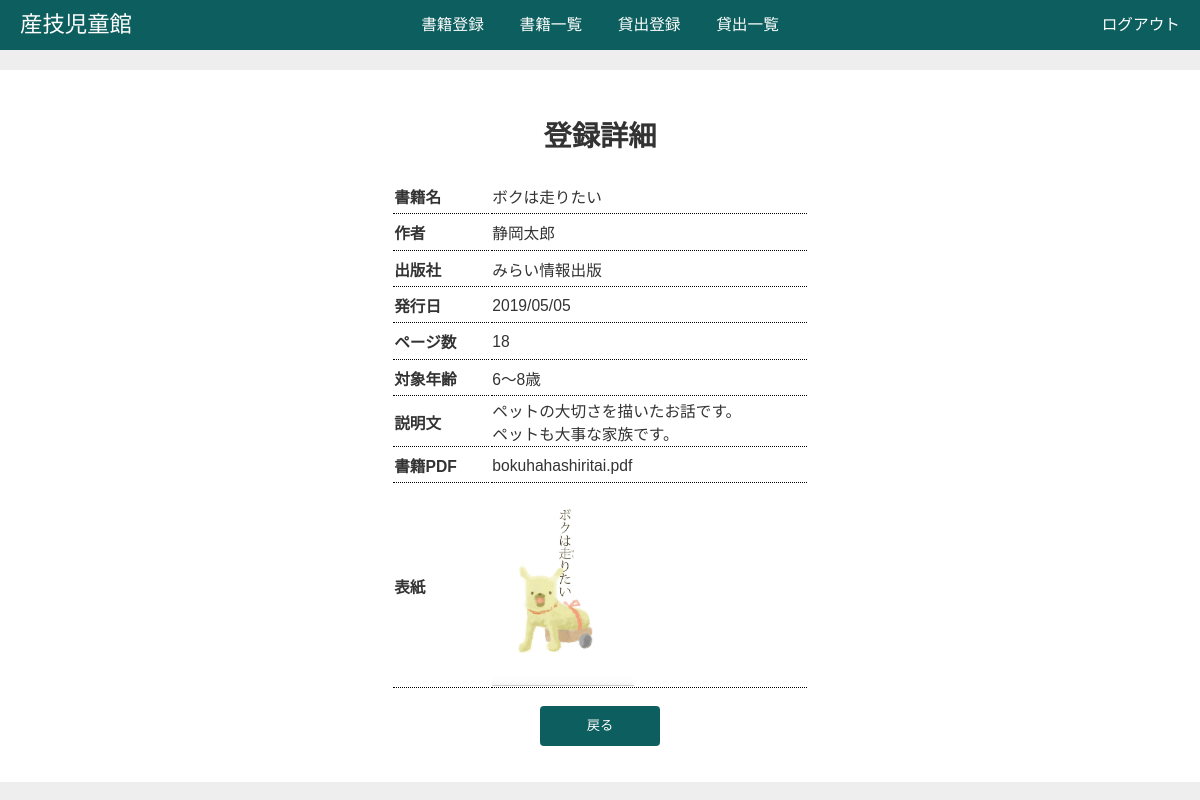
Page /admin/detail.php?id=1 (signed in) on the committed database.
### tables this page shows
CREATE TABLE `books` (
  `id` int(11) NOT NULL COMMENT '書籍番号',
  `title` varchar(100) NOT NULL COMMENT '書籍名',
  `author` varchar(100) NOT NULL COMMENT '作者',
  `publisher` varchar(100) NOT NULL COMMENT '出版社',
  `issue` varchar(100) NOT NULL COMMENT '発行日',
  `page` int(11) NOT NULL COMMENT 'ページ数',
  `age` varchar(100) NOT NULL COMMENT '対象年齢',
  `description` text NOT NULL COMMENT '説明文',
  `cover` varchar(100) NOT NULL COMMENT '表紙画像',
  `pdf` varchar(100) NOT NULL COMMENT '書籍PDF'
);

### admin/detail.php (the view, shortened to what this page needs)
<?php require('login-check.php'); ?>
<?php
if (isset($_REQUEST['id']) && is_numeric($_REQUEST['id'])) {
    $id = $_REQUEST['id'];
    $books = $db->prepare('SELECT * FROM books WHERE id=?');
    $books->execute(array($id));
    $book = $books->fetch();
}
?>
<!DOCTYPE html>
<html>
<head>
    <link rel="stylesheet" href="style.css">
</head>
<body class="adminBg">
    <header>
        <div class="headerInner">
            <div class="headerLeft">
                <a name="top">産技児童館</a>
            </div>
            <div class="headerCenter">
                <a href="index.php#newBook">書籍登録</a>
                <a href="index.php">書籍一覧</a>
                <a href="lend.php">貸出登録</a>
                <a href="list.php">貸出一覧</a>
            </div>
            <div class="headerRight">
                <a href="logout.php">ログアウト</a>
            </div>
        </div>
    </header>
    <div class="registerForm">
        <h2>登録詳細</h2>
        <table class="detailTable">
            <tr>
                <th>書籍名</th>
                <td><?php echo $book['title']; ?></td>
            </tr>
            <tr>
                <th>作者</th>
                <td><?php echo $book['author']; ?></td>
            </tr>
            <tr>
                <th>出版社</th>
                <td><?php echo $book['publisher']; ?></td>
            </tr>
            <tr>
                <th>発行日</th>
                <td><?php echo $book['issue']; ?></td>
            </tr>
            <tr>
                <th>ページ数</th>
                <td><?php echo $book['page']; ?></td>
            </tr>
            <tr>
                <th>対象年齢</th>
                <td><?php echo $book['age']; ?></td>
            </tr>
            <tr>
                <th>説明文</th>
                <td><?php echo nl2br($book['description']); ?></td>
            </tr>
            <tr>
                <th>書籍PDF</th>
                <td><?php echo $book['pdf']; ?></td>
            </tr>
            <tr>
                <th>表紙</th>
                <td><img src="../cover/<?php echo $book['cover']; ?>" withh="auto" height="200" alt=""></td>
            </tr>
        </table>
        <p>
            <input class="registerButton" type="button" value="戻る" onclick="location.href='index.php'">
        </p>
    </div>
</body>
</html>

### admin/style.css (style rules this page uses)
html { font-size: 70%; }
body { margin: 0; padding: 0; color: #333333; font-size: 1.4rem; font-family: sans-serif; }
input { outline: 0; }
.adminBg { background-color: #eeeeee; }
.headerInner, .registerForm, .registerList { margin: 0 auto; width: 1200px; }
header { margin: 0 0 20px 0; height: 50px; line-height: 50px; color: #ffffff; background-color: #0d5e5e; position: sticky; top: 0; z-index: 100; }
.headerInner { display: flex; }
.headerCenter, .headerLeft, .headerRight { width: 600px; box-sizing: border-box; }
.headerCenter a, .headerLeft a, .headerRight a { text-decoration: none; color: #ffffff; }
.headerCenter a { margin: auto 1em; }
.headerCenter { text-align: center; }
.headerLeft { padding: 0 0 0 20px; font-size: 2rem; }
.headerRight { text-align: right; padding: 0 20px 0 0; }
.registerForm { margin-bottom: 20px; padding: 20px; text-align: center; background-color: #ffffff; box-sizing: border-box; }
h2 { text-align: center; }
img { vertical-align: bottom; }
.registerButton { padding: 0; width: 120px; line-height: 3em; background-color: #eeeeee; }
input[type="button"], input[type="submit"] { border-radius: 4px; }
.registerButton { border: none; background-color: #0d5e5e; color: #fff; }
h1, h2 { font-size: 180%; }
table { text-align: left; margin: 0 auto; }
.detailTable td { width: 20em; height: 2em; border-bottom: #000 1px dotted; }
.detailTable th { width: 6em; border-bottom: #000 1px dotted; }
.registerForm tr { border-bottom: #000 1px dotted; }

### rows in the picture
books: title "ボクは走りたい", author "静岡太郎", publisher "みらい情報出版", issue "2019/05/05", page "18", age "6〜8歳", description "ペットの大切さを描いたお話です。 ペットも大事な家族です。", pdf "bokuhahashiritai.pdf", cover (picture)
